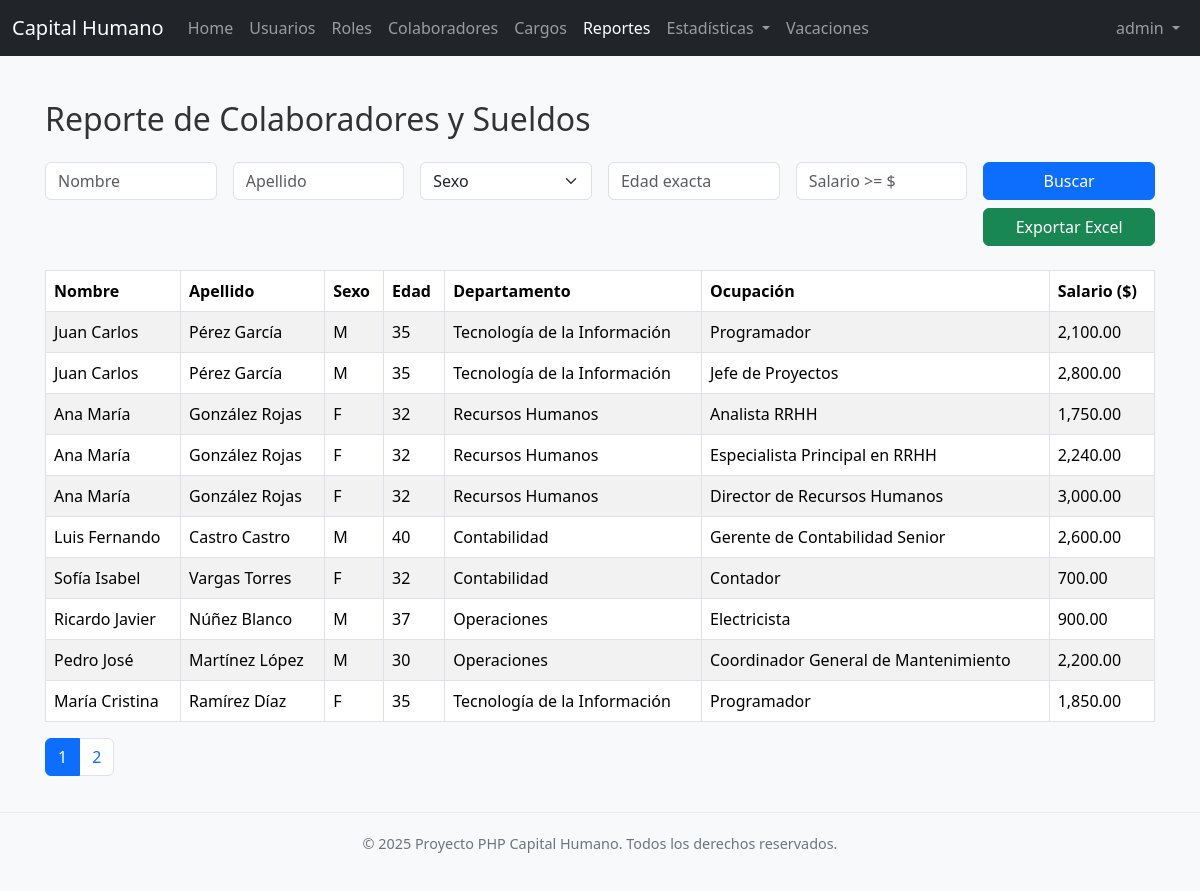
The page /reportes/colaboradores_sueldos.php (signed in) on the database its author committed.
### tables this page shows
CREATE TABLE IF NOT EXISTS `cargos` (
  `id_cargo` int NOT NULL AUTO_INCREMENT,
  `id_colaborador` int NOT NULL,
  `id_departamento` int NOT NULL,
  `id_ocupacion` int NOT NULL,
  `sueldo` decimal(10,2) NOT NULL,
  `fecha_contratacion` date NOT NULL,
  `tipo_colaborador` enum('Permanente','Eventual','Interino') NOT NULL,
  `activo_en_cargo` tinyint(1) DEFAULT '1',
  `firma_datos` text,
  `fecha_firma` datetime DEFAULT NULL,
  PRIMARY KEY (`id_cargo`),
  KEY `id_colaborador` (`id_colaborador`),
  KEY `id_departamento` (`id_departamento`),
  KEY `id_ocupacion` (`id_ocupacion`)
);

CREATE TABLE IF NOT EXISTS `colaboradores` (
  `id_colaborador` int NOT NULL AUTO_INCREMENT,
  `primer_nombre` varchar(100) NOT NULL,
  `segundo_nombre` varchar(100) DEFAULT NULL,
  `primer_apellido` varchar(100) NOT NULL,
  `segundo_apellido` varchar(100) DEFAULT NULL,
  `sexo` enum('M','F','Otro') NOT NULL,
  `identificacion` varchar(20) NOT NULL,
  `fecha_nacimiento` date NOT NULL,
  `correo_personal` varchar(255) DEFAULT NULL,
  `telefono` varchar(20) DEFAULT NULL,
  `celular` varchar(20) DEFAULT NULL,
  `direccion` text,
  `ruta_foto_perfil` varchar(255) DEFAULT NULL,
  `ruta_historial_academico_pdf` varchar(255) DEFAULT NULL,
  `fecha_creacion` timestamp NULL DEFAULT CURRENT_TIMESTAMP,
  `activo` tinyint(1) DEFAULT '1',
  `estatus_id` int NOT NULL DEFAULT '4',
  `fecha_ingreso` date NOT NULL,
  `fecha_salida` date DEFAULT NULL,
  `id_usuario` INT NULL,
  PRIMARY KEY (`id_colaborador`),
  UNIQUE KEY `identificacion` (`identificacion`),
  KEY `colaborador_fk` (`estatus_id`)
);

CREATE TABLE IF NOT EXISTS `departamentos` (
  `id_departamento` int NOT NULL AUTO_INCREMENT,
  `nombre_departamento` varchar(100) NOT NULL,
  PRIMARY KEY (`id_departamento`),
  UNIQUE KEY `nombre_departamento` (`nombre_departamento`)
);

CREATE TABLE IF NOT EXISTS `ocupaciones` (
  `id_ocupacion` int NOT NULL AUTO_INCREMENT,
  `nombre_ocupacion` varchar(100) NOT NULL,
  PRIMARY KEY (`id_ocupacion`),
  UNIQUE KEY `nombre_ocupacion` (`nombre_ocupacion`)
);

### reportes/colaboradores_sueldos.php (the view, shortened to what this page needs)
<?php
require_once '../config.php';
require_once '../classes/Footer.php';
$condiciones = [];
$where = count($condiciones) > 0 ? 'WHERE ' . implode(' AND ', $condiciones) : '';
$limit = 10;
$page = isset($_GET['page']) ? max((int)$_GET['page'], 1) : 1;
$offset = ($page - 1) * $limit;
$sql = "SELECT c.id_colaborador, c.primer_nombre, c.segundo_nombre, c.primer_apellido, c.segundo_apellido, c.sexo, TIMESTAMPDIFF(YEAR, c.fecha_nacimiento, CURDATE()) as edad,
               ca.sueldo, d.nombre_departamento AS departamento, o.nombre_ocupacion as ocupacion
        FROM colaboradores c
        JOIN cargos ca ON c.id_colaborador = ca.id_colaborador
        LEFT JOIN departamentos d ON ca.id_departamento = d.id_departamento
        LEFT JOIN ocupaciones o ON ca.id_ocupacion = o.id_ocupacion
        $where
        LIMIT $limit OFFSET $offset";
$stmt = mysqli_prepare($link, $sql);
mysqli_stmt_execute($stmt);
$result = mysqli_stmt_get_result($stmt);
$sql_count = "SELECT COUNT(*) as total FROM colaboradores c JOIN cargos ca ON c.id_colaborador = ca.id_colaborador
              LEFT JOIN departamentos d ON ca.id_departamento = d.id_departamento
              LEFT JOIN ocupaciones o ON ca.id_ocupacion = o.id_ocupacion
              $where";
$stmt_count = mysqli_prepare($link, $sql_count);
mysqli_stmt_execute($stmt_count);
$res_count = mysqli_stmt_get_result($stmt_count);
$total_rows = mysqli_fetch_assoc($res_count)['total'];
$total_pages = ceil($total_rows / $limit);
?>
<!DOCTYPE html>
<html lang="es">
<head>
    <link href="https://cdn.jsdelivr.net/npm/bootstrap@5.3.3/dist/css/bootstrap.min.css" rel="stylesheet">
    <link rel="stylesheet" href="../css/style.css">
</head>
<body>
<?php require_once '../includes/navbar.php'; ?>
<div class="container mt-4 content-wrapper">
    <h2 class="mb-4">Reporte de Colaboradores y Sueldos</h2>
    <form method="get" class="row g-3 mb-4">
        <div class="col-md-2"><input type="text" name="nombre" placeholder="Nombre" value="<?= htmlspecialchars($_GET['nombre'] ?? '') ?>" class="form-control"></div>
        <div class="col-md-2"><input type="text" name="apellido" placeholder="Apellido" value="<?= htmlspecialchars($_GET['apellido'] ?? '') ?>" class="form-control"></div>
        <div class="col-md-2">
            <select name="sexo" class="form-select">
                <option value="">Sexo</option>
            </select>
        </div>
        <div class="col-md-2"><input type="number" name="edad" placeholder="Edad exacta" value="<?= htmlspecialchars($_GET['edad'] ?? '') ?>" class="form-control"></div>
        <div class="col-md-2"><input type="number" name="salario" placeholder="Salario >= $" value="<?= htmlspecialchars($_GET['salario'] ?? '') ?>" class="form-control"></div>
        <div class="col-md-2 d-grid gap-2">
            <button type="submit" class="btn btn-primary">Buscar</button>
            <a href="reporte_excel.php?<?= http_build_query($_GET) ?>" class="btn btn-success">Exportar Excel</a>
        </div>
    </form>
    <table class="table table-striped table-bordered">
        <thead>
        <tr>
            <th>Nombre</th>
            <th>Apellido</th>
            <th>Sexo</th>
            <th>Edad</th>
            <th>Departamento</th>
            <th>Ocupación</th>
            <th>Salario ($)</th>
        </tr>
        </thead>
        <tbody>
        <?php while($row = mysqli_fetch_assoc($result)): ?>
            <tr>
                <td><?= htmlspecialchars($row['primer_nombre'] . ' ' . $row['segundo_nombre']) ?></td>
                <td><?= htmlspecialchars($row['primer_apellido'] . ' ' . $row['segundo_apellido']) ?></td>
                <td><?= htmlspecialchars($row['sexo']) ?></td>
                <td><?= $row['edad'] ?></td>
                <td><?= htmlspecialchars($row['departamento']) ?></td>
                <td><?= htmlspecialchars($row['ocupacion']) ?></td>
                <td><?= number_format($row['sueldo'], 2) ?></td>
            </tr>
        <?php endwhile; ?>
        </tbody>
    </table>
    <?php if ($total_pages > 1): ?>
        <nav>
            <ul class="pagination">
                <?php for ($i = 1; $i <= $total_pages; $i++): ?>
                    <li class="page-item <?= ($i == $page) ? 'active' : '' ?>">
                        <a class="page-link" href="?<?= http_build_query(array_merge($_GET, ['page' => $i])) ?>"><?= $i ?></a>
                    </li>
                <?php endfor; ?>
            </ul>
        </nav>
    <?php endif; ?>
</div>
<?php
if (class_exists('Footer')) {
    $footer = new Footer();
    $footer->render();
} else {
    echo '<footer class="footer"><div class="container"><p>&copy; ' . date("Y") . ' Proyecto PHP Capital Humano.</p></div></footer>';
}
?>
</body>
</html>

### css/style.css (style rules this page uses)
body { font-family: 'Segoe UI', 'Helvetica Neue', Arial, sans-serif; margin: 0; color: #333; display: flex; flex-direction: column; min-height: 100vh; overflow-x: hidden; background-color: #f8f9fa; }
.content, .content-wrapper { flex: 1; overflow-y: auto; padding: 20px 15px; }

### rows shown on the page
cargos: id_colaborador.segundo_nombre "Juan Carlos", id_colaborador.segundo_apellido "Pérez García", id_colaborador.sexo "M", edad "35", id_departamento.nombre_departamento "Tecnología de la Información", id_ocupacion.nombre_ocupacion "Programador", sueldo "2,100.00"
cargos: id_colaborador.segundo_nombre "Juan Carlos", id_colaborador.segundo_apellido "Pérez García", id_colaborador.sexo "M", edad "35", id_departamento.nombre_departamento "Tecnología de la Información", id_ocupacion.nombre_ocupacion "Jefe de Proyectos", sueldo "2,800.00"
cargos: id_colaborador.segundo_nombre "Ana María", id_colaborador.segundo_apellido "González Rojas", id_colaborador.sexo "F", edad "32", id_departamento.nombre_departamento "Recursos Humanos", id_ocupacion.nombre_ocupacion "Analista RRHH", sueldo "1,750.00"
cargos: id_colaborador.segundo_nombre "Ana María", id_colaborador.segundo_apellido "González Rojas", id_colaborador.sexo "F", edad "32", id_departamento.nombre_departamento "Recursos Humanos", id_ocupacion.nombre_ocupacion "Especialista Principal en RRHH", sueldo "2,240.00"
cargos: id_colaborador.segundo_nombre "Ana María", id_colaborador.segundo_apellido "González Rojas", id_colaborador.sexo "F", edad "32", id_departamento.nombre_departamento "Recursos Humanos", id_ocupacion.nombre_ocupacion "Director de Recursos Humanos", sueldo "3,000.00"
cargos: id_colaborador.segundo_nombre "Luis Fernando", id_colaborador.segundo_apellido "Castro Castro", id_colaborador.sexo "M", edad "40", id_departamento.nombre_departamento "Contabilidad", id_ocupacion.nombre_ocupacion "Gerente de Contabilidad Senior", sueldo "2,600.00"
cargos: id_colaborador.segundo_nombre "Sofía Isabel", id_colaborador.segundo_apellido "Vargas Torres", id_colaborador.sexo "F", edad "32", id_departamento.nombre_departamento "Contabilidad", id_ocupacion.nombre_ocupacion "Contador", sueldo "700.00"
cargos: id_colaborador.segundo_nombre "Ricardo Javier", id_colaborador.segundo_apellido "Núñez Blanco", id_colaborador.sexo "M", edad "37", id_departamento.nombre_departamento "Operaciones", id_ocupacion.nombre_ocupacion "Electricista", sueldo "900.00"
cargos: id_colaborador.segundo_nombre "Pedro José", id_colaborador.segundo_apellido "Martínez López", id_colaborador.sexo "M", edad "30", id_departamento.nombre_departamento "Operaciones", id_ocupacion.nombre_ocupacion "Coordinador General de Mantenimiento", sueldo "2,200.00"
cargos: id_colaborador.segundo_nombre "María Cristina", id_colaborador.segundo_apellido "Ramírez Díaz", id_colaborador.sexo "F", edad "35", id_departamento.nombre_departamento "Tecnología de la Información", id_ocupacion.nombre_ocupacion "Programador", sueldo "1,850.00"

### other values the page prints
$_SESSION["username"] "admin"
